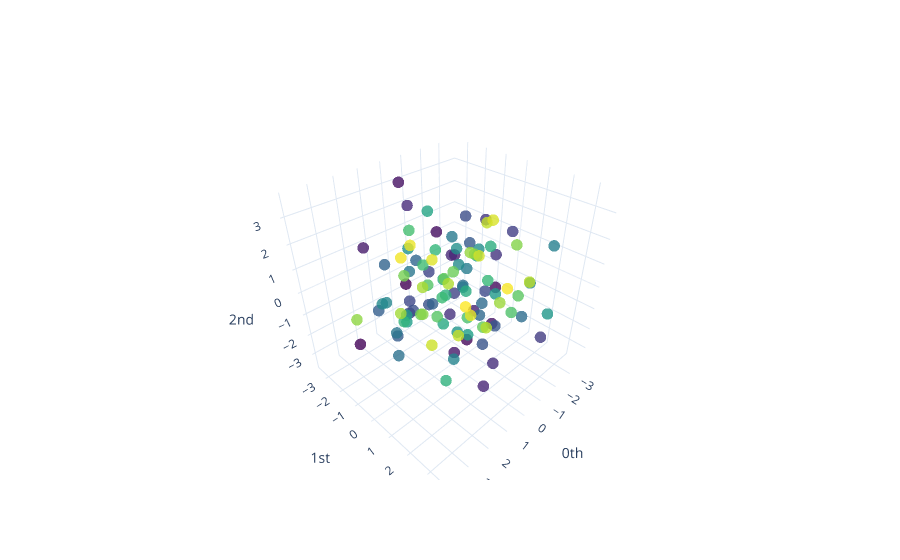

Notebook code for this chart:
### Code cell
right_embedded_pca = pca.fit_transform(right_embedded)
plot_point_cloud(right_embedded_pca)
